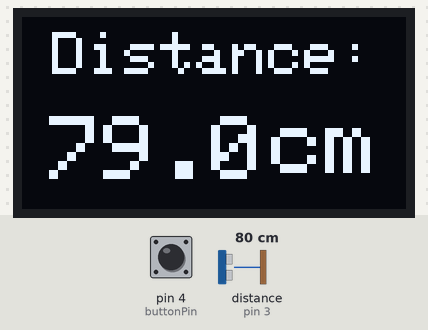
A sketch run on a simulated Arduino Uno, built with avr-gcc and run on an emulated ATmega328P. Parts: 128×64 one-colour display. Wiring (inferred from the names in the program): ultrasonic range finder: trigger pin 2; echo pin 3. The test bench sets the inputs (shaded band); at power-on: distance to the obstacle (sensor on pin 3) 80 cm, pin 4 (buttonPin) HIGH. The echo pulse lasts 58.3 µs per cm; what the sketch prints to the serial monitor is not drawn.

Above: at 2.2 s.
2.3 s: distance to the obstacle (sensor on pin 3) set to 7 cm
At 4.8 s:
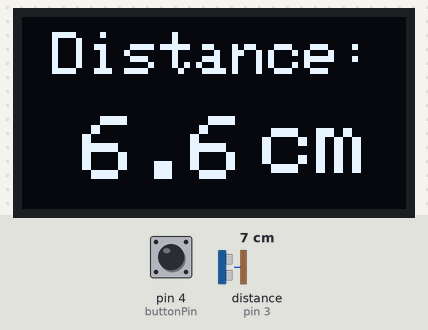
5.2 s: pin 4 (buttonPin) pulled LOW for 0.65 s
At 7.4 s:
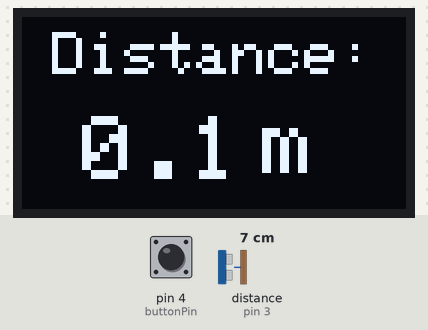
7.8 s: pin 4 (buttonPin) pulled LOW for 1 s
At 9.9 s:
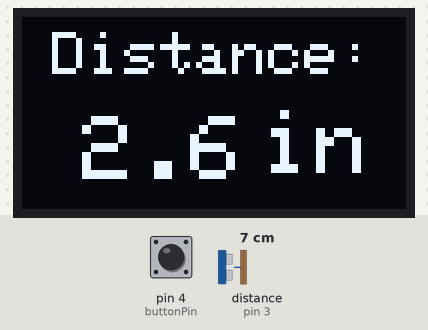
10.5 s: distance to the obstacle (sensor on pin 3) set to 2 cm
At 11.4 s:
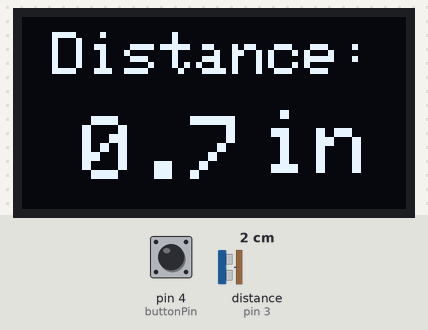
13.6 s: pin 4 (buttonPin) pulled LOW for 0.65 s
At 14.9 s:
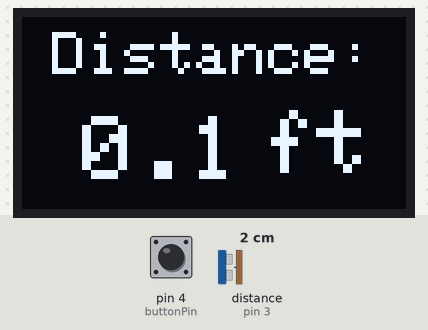
15.8 s: distance to the obstacle (sensor on pin 3) set to 9 cm
At 16.9 s:
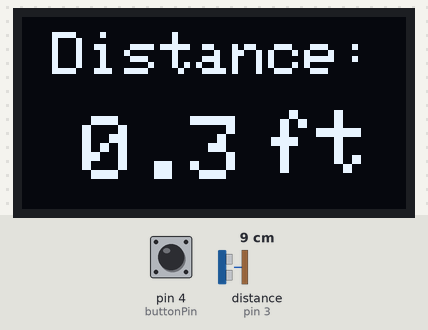
Timing chart, 0 to 18.3 s (numbered marks = the images above; inputs shaded):
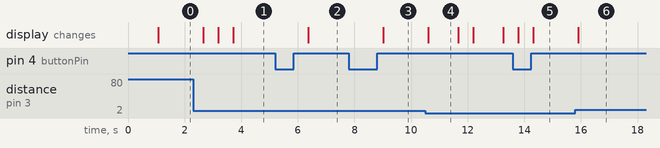

The sketch:

Distance_Calculator.ino
```cpp
#include <Wire.h>
#include <Adafruit_GFX.h>
#include <Adafruit_SSD1306.h>


#define TRIG_PIN 2
#define ECHO_PIN 3


const int buttonPin = 4;
int buttonState = 0; // Current state of the button
int lastButtonState = 0; // Previous state of the button
unsigned long buttonPressStartTime = 0; // Start time of button press
unsigned long buttonPressDuration = 0; // Duration of button press
int count = 0; // Count variable

Adafruit_SSD1306 display(128,64, &Wire, -1);

void setup() {
  Serial.begin(9600);
  pinMode(TRIG_PIN, OUTPUT);
  pinMode(ECHO_PIN, INPUT);
  pinMode(buttonPin, INPUT_PULLUP);

  if(!display.begin(SSD1306_SWITCHCAPVCC, 0x3C)) // Address 0x3C for 128x64
  {
    Serial.println(F("SSD1306 allocation failed"));
    for(;;);
  }
  delay(1000);
  display.clearDisplay();
}

void loop() {
  long duration;
  float distance;

  digitalWrite(TRIG_PIN, LOW);
  delayMicroseconds(2);

  digitalWrite(TRIG_PIN, HIGH);
  delayMicroseconds(10);
  digitalWrite(TRIG_PIN, LOW);

  duration = pulseIn(ECHO_PIN, HIGH);

  distance = (duration * 0.034) / 2; // Speed of sound is 0.034 cm/µs

  Serial.print("Distance: ");
  Serial.print(distance, 2);
  Serial.println(" cm");

  buttonState = digitalRead(buttonPin);
  if (buttonState == LOW && lastButtonState == HIGH) {
    buttonPressStartTime = millis();
  }
  else if (buttonState == HIGH && lastButtonState == LOW) {
    buttonPressDuration = millis() - buttonPressStartTime;
    if (buttonPressDuration < 1700) {
      if(count == 4){
        count = 1;
      }else{
        count++; // Increment count
      }
    }
    else {
      if(count == 1){
        count = 4;
      }else{
        count--; // Decrement count
      }
    }
    Serial.println(count);
  }
  lastButtonState = buttonState;

  display.clearDisplay();
  display.setTextSize(2);
  display.setTextColor(WHITE);
  display.setCursor(10, 5);
  display.print("Distance:");


  switch(count){
    case 1:
          oledDisplay(distance, "cm");
          break;
    case 2:
          oledDisplay(distance/100, "m");
          break;
    case 3:
          oledDisplay(distance*0.393701, "in");
          break;
    case 4:
          oledDisplay(distance*0.0328, "ft");
          break;
  }

  display.display();

  delay(500);
}

void oledDisplay(float value, String unit){

  if(value >-1 and value<10){
    display.setTextSize(3);
    display.setCursor(20, 33);
    display.print(value,1);
    display.setCursor(80, 31);
    display.print(unit);
  }
  else if(value>=10 and value<100){
    display.setTextSize(3);
    display.setCursor(9, 33);
    display.print(value,1);
    display.setCursor(83, 31);
    display.print(unit);
  }else if(value>=100 and value<1000){
    display.setTextSize(3);
    display.setCursor(6, 33);
    display.print(value,1);
    display.setCursor(98, 41);
    display.setTextSize(2);
    display.print(unit);
  }else{
    display.setTextSize(3);
    display.setCursor(15, 33);
    display.print(value,0);
    display.setCursor(86, 40);
    display.setTextSize(2);
    display.print(unit);
  }
}
```

Measured:
- after the input at 2.3 s, the display: changes after 0.36 s (image 1)
- after the input at 5.2 s, the display: changes after 1.2 s (image 2)
- after the input at 7.8 s, the display: changes after 1.2 s (image 3)
- after the input at 10.5 s, the display: changes after 0.11 s (image 4)
- after the input at 13.6 s, the display: first differs from a run without the input after 0.71 s (image 5)
- after the input at 15.8 s, the display: changes after 0.10 s (image 6)
- what the display in image 4 shows lasts 1.1 s, from 10.6 s to 11.7 s
